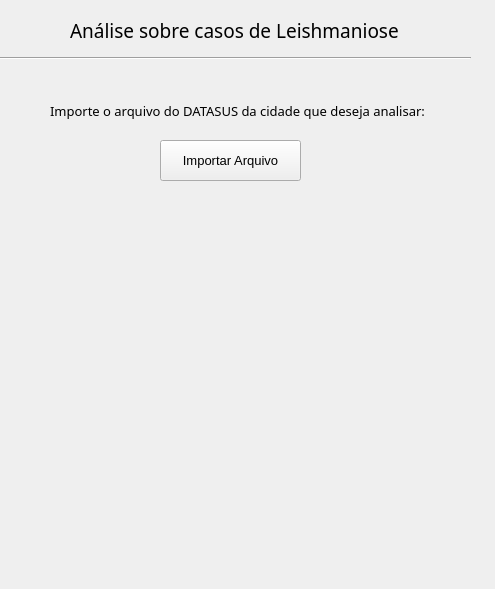
<?xml version="1.0" encoding="UTF-8"?>
<ui version="4.0">
 <class>Form</class>
 <widget class="QWidget" name="Form">
  <property name="geometry">
   <rect>
    <x>0</x>
    <y>0</y>
    <width>495</width>
    <height>589</height>
   </rect>
  </property>
  <property name="font">
   <font>
    <pointsize>7</pointsize>
   </font>
  </property>
  <property name="windowTitle">
   <string>Form</string>
  </property>
  <widget class="QLabel" name="label">
   <property name="geometry">
    <rect>
     <x>50</x>
     <y>80</y>
     <width>411</width>
     <height>61</height>
    </rect>
   </property>
   <property name="font">
    <font>
     <family>Arial Rounded MT Bold</family>
     <pointsize>10</pointsize>
    </font>
   </property>
   <property name="text">
    <string>Importe o arquivo do DATASUS da cidade que deseja analisar:</string>
   </property>
  </widget>
  <widget class="QPushButton" name="pushButton">
   <property name="geometry">
    <rect>
     <x>160</x>
     <y>140</y>
     <width>141</width>
     <height>41</height>
    </rect>
   </property>
   <property name="font">
    <font>
     <pointsize>10</pointsize>
    </font>
   </property>
   <property name="text">
    <string>Importar Arquivo</string>
   </property>
  </widget>
  <widget class="QLabel" name="label_2">
   <property name="geometry">
    <rect>
     <x>70</x>
     <y>20</y>
     <width>361</width>
     <height>21</height>
    </rect>
   </property>
   <property name="font">
    <font>
     <family>Arial Rounded MT Bold</family>
     <pointsize>14</pointsize>
    </font>
   </property>
   <property name="text">
    <string>Análise sobre casos de Leishmaniose</string>
   </property>
  </widget>
  <widget class="Line" name="line">
   <property name="geometry">
    <rect>
     <x>0</x>
     <y>50</y>
     <width>471</width>
     <height>16</height>
    </rect>
   </property>
   <property name="orientation">
    <enum>Qt::Horizontal</enum>
   </property>
  </widget>
 </widget>
 <resources/>
 <connections/>
</ui>
